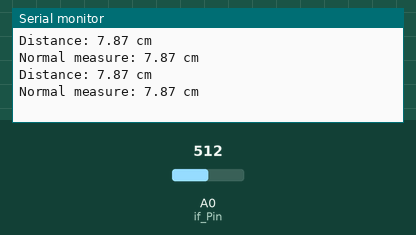
A sketch run on a simulated Arduino Uno, built with avr-gcc and run on an emulated ATmega328P. On the bench: the last lines printed to the serial monitor. The test bench sets the inputs (shaded band); at power-on: A0 (if_Pin) = 512.

Above: at 1.2 s.
1.3 s: A0 (if_Pin) set to 0
At 2.8 s:
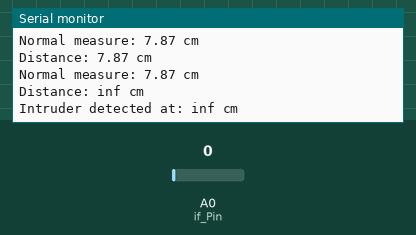
3.5 s: A0 (if_Pin) set to 122
At 4.8 s:
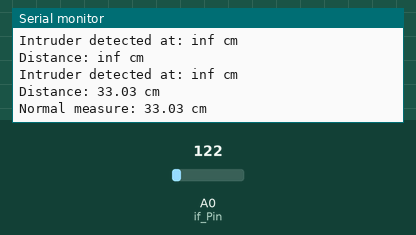

The sketch:

Infrared_3_3V.ino
```cpp
const int if_Pin = A0; // Analog pin connected to the sensor
float light;
float if_range = 50.0;

void setup() {
  Serial.begin(9600);
  light = lights_measure();

}

void loop() {
  int sensorValue = analogRead(if_Pin); // Read the analog value from the sensor

  // Convert the analog value to distance (in centimeters)
  float voltage = sensorValue * (3.3 / 1023.0); // Convert the sensor reading to voltage
  float distance = 13.0 * pow(voltage, -1.0); // Formula to convert voltage to distance

  Serial.print("Distance: ");
  Serial.print(distance);
  Serial.println(" cm");

  if (distance > (light+if_range) || distance < (light-if_range)){
    Serial.print("Intruder detected at: ");
    Serial.print(distance);
    Serial.println(" cm");
  }
  else{
    Serial.print("Normal measure: ");
    Serial.print(distance);
    Serial.println(" cm");
  }

  delay(1000); // Wait for a short duration before taking the next reading
}


float lights_measure(){

  int sum = 0;
  for (int i=0; i<5; i++){
    int value = analogRead(if_Pin);

    float voltage = value * (3.3 / 1023.0);
    float distance = 13.0 * pow(voltage, -1.0);

    sum = sum + distance;
  }
  sum = sum / 5;
  return sum;

}
```

Measured:
- after the input at 1.3 s, the serial monitor: prints a new line after 0.70 s (image 1)
- after the input at 3.5 s, the serial monitor: prints a new line after 0.50 s (image 2)
